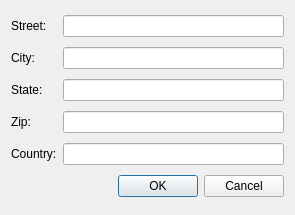
<ui version="4.0" >
 <class>InsertAddressDialog</class>
 <widget class="QDialog" name="InsertAddressDialog" >
  <property name="geometry" >
   <rect>
    <x>0</x>
    <y>0</y>
    <width>295</width>
    <height>215</height>
   </rect>
  </property>
  <property name="windowTitle" >
   <string>Dialog</string>
  </property>
  <property name="modal" >
   <bool>true</bool>
  </property>
  <layout class="QGridLayout" >
   <item row="0" column="0" >
    <widget class="QLabel" name="label" >
     <property name="text" >
      <string>Street:</string>
     </property>
    </widget>
   </item>
   <item row="0" column="1" >
    <widget class="QLineEdit" name="streetLineEdit" />
   </item>
   <item row="1" column="0" >
    <widget class="QLabel" name="label_2" >
     <property name="text" >
      <string>City:</string>
     </property>
    </widget>
   </item>
   <item row="1" column="1" >
    <widget class="QLineEdit" name="cityLineEdit" />
   </item>
   <item row="2" column="0" >
    <widget class="QLabel" name="label_3" >
     <property name="text" >
      <string>State:</string>
     </property>
    </widget>
   </item>
   <item row="2" column="1" >
    <widget class="QLineEdit" name="stateLineEdit" />
   </item>
   <item row="3" column="0" >
    <widget class="QLabel" name="label_4" >
     <property name="text" >
      <string>Zip:</string>
     </property>
    </widget>
   </item>
   <item row="3" column="1" >
    <widget class="QLineEdit" name="zipLineEdit" />
   </item>
   <item row="4" column="0" >
    <widget class="QLabel" name="label_5" >
     <property name="text" >
      <string>Country:</string>
     </property>
    </widget>
   </item>
   <item row="4" column="1" >
    <widget class="QLineEdit" name="countryLineEdit" />
   </item>
   <item row="5" column="0" colspan="2" >
    <widget class="QDialogButtonBox" name="buttonBox" >
     <property name="orientation" >
      <enum>Qt::Horizontal</enum>
     </property>
     <property name="standardButtons" >
      <set>QDialogButtonBox::Cancel|QDialogButtonBox::NoButton|QDialogButtonBox::Ok</set>
     </property>
    </widget>
   </item>
  </layout>
 </widget>
 <resources/>
 <connections>
  <connection>
   <sender>buttonBox</sender>
   <signal>accepted()</signal>
   <receiver>InsertAddressDialog</receiver>
   <slot>accept()</slot>
   <hints>
    <hint type="sourcelabel" >
     <x>248</x>
     <y>254</y>
    </hint>
    <hint type="destinationlabel" >
     <x>157</x>
     <y>274</y>
    </hint>
   </hints>
  </connection>
  <connection>
   <sender>buttonBox</sender>
   <signal>rejected()</signal>
   <receiver>InsertAddressDialog</receiver>
   <slot>reject()</slot>
   <hints>
    <hint type="sourcelabel" >
     <x>316</x>
     <y>260</y>
    </hint>
    <hint type="destinationlabel" >
     <x>286</x>
     <y>274</y>
    </hint>
   </hints>
  </connection>
 </connections>
</ui>
